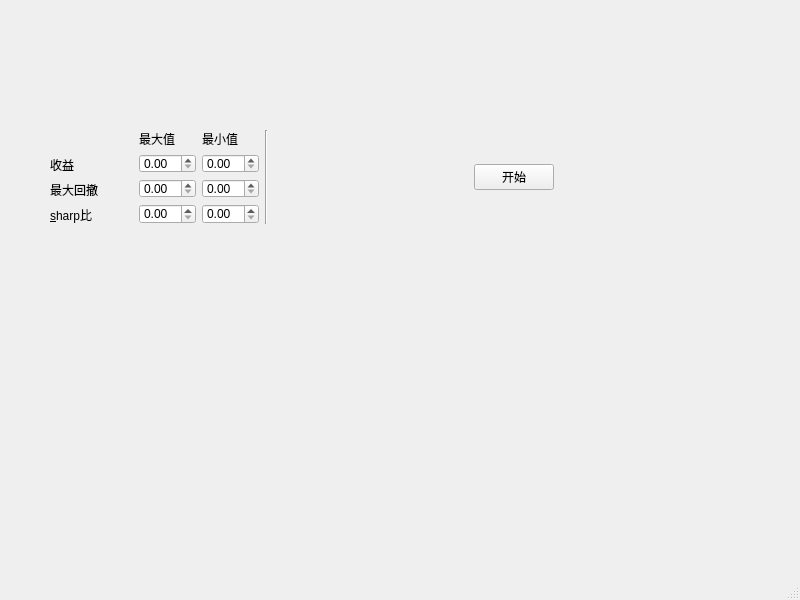
<?xml version="1.0" encoding="UTF-8"?>
<ui version="4.0">
 <class>LayoutDemo</class>
 <widget class="QMainWindow" name="LayoutDemo">
  <property name="geometry">
   <rect>
    <x>0</x>
    <y>0</y>
    <width>800</width>
    <height>600</height>
   </rect>
  </property>
  <widget class="QWidget" name="centralwidget">
   <widget class="QWidget" name="">
    <property name="geometry">
     <rect>
      <x>50</x>
      <y>130</y>
      <width>504</width>
      <height>94</height>
     </rect>
    </property>
    <layout class="QHBoxLayout" name="horizontalLayout">
     <item>
      <layout class="QVBoxLayout" name="verticalLayout">
       <item>
        <widget class="QLabel" name="label_6">
         <property name="text">
          <string/>
         </property>
        </widget>
       </item>
       <item>
        <widget class="QLabel" name="label">
         <property name="text">
          <string>收益</string>
         </property>
        </widget>
       </item>
       <item>
        <widget class="QLabel" name="label_2">
         <property name="text">
          <string>最大回撤</string>
         </property>
        </widget>
       </item>
       <item>
        <widget class="QLabel" name="label_3">
         <property name="text">
          <string>&amp;sharp比</string>
         </property>
         <property name="buddy">
          <cstring>doubleSpinBox_sharp_max</cstring>
         </property>
        </widget>
       </item>
      </layout>
     </item>
     <item>
      <spacer name="verticalSpacer">
       <property name="orientation">
        <enum>Qt::Vertical</enum>
       </property>
       <property name="sizeHint" stdset="0">
        <size>
         <width>20</width>
         <height>40</height>
        </size>
       </property>
      </spacer>
     </item>
     <item>
      <layout class="QGridLayout" name="gridLayout">
       <item row="0" column="0">
        <widget class="QLabel" name="label_4">
         <property name="text">
          <string>最大值</string>
         </property>
        </widget>
       </item>
       <item row="0" column="1">
        <widget class="QLabel" name="label_5">
         <property name="text">
          <string>最小值</string>
         </property>
        </widget>
       </item>
       <item row="1" column="0">
        <widget class="QDoubleSpinBox" name="doubleSpinBox_returns_max"/>
       </item>
       <item row="1" column="1">
        <widget class="QDoubleSpinBox" name="doubleSpinBox_returns_min"/>
       </item>
       <item row="2" column="0">
        <widget class="QDoubleSpinBox" name="doubleSpinBox_maxdrawdown_max"/>
       </item>
       <item row="2" column="1">
        <widget class="QDoubleSpinBox" name="doubleSpinBox_maxdrawdown_min"/>
       </item>
       <item row="3" column="0">
        <widget class="QDoubleSpinBox" name="doubleSpinBox_sharp_max"/>
       </item>
       <item row="3" column="1">
        <widget class="QDoubleSpinBox" name="doubleSpinBox_sharp_min"/>
       </item>
      </layout>
     </item>
     <item>
      <widget class="Line" name="line">
       <property name="orientation">
        <enum>Qt::Vertical</enum>
       </property>
      </widget>
     </item>
     <item>
      <spacer name="horizontalSpacer">
       <property name="orientation">
        <enum>Qt::Horizontal</enum>
       </property>
       <property name="sizeType">
        <enum>QSizePolicy::Preferred</enum>
       </property>
       <property name="sizeHint" stdset="0">
        <size>
         <width>200</width>
         <height>20</height>
        </size>
       </property>
      </spacer>
     </item>
     <item>
      <widget class="QPushButton" name="pushButton">
       <property name="text">
        <string>开始</string>
       </property>
      </widget>
     </item>
    </layout>
   </widget>
  </widget>
  <widget class="QMenuBar" name="menubar">
   <property name="geometry">
    <rect>
     <x>0</x>
     <y>0</y>
     <width>800</width>
     <height>23</height>
    </rect>
   </property>
  </widget>
  <widget class="QStatusBar" name="statusbar"/>
 </widget>
 <resources/>
 <connections/>
</ui>
